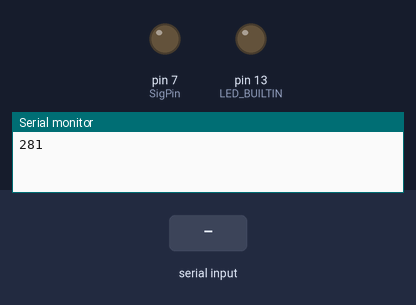
This sketch was run on a simulated Arduino Uno, built with avr-gcc and run on an emulated ATmega328P. On the bench: output pins drawn as LEDs (lit = HIGH), the last lines printed to the serial monitor. The inputs (shaded band) are chosen by the test bench.

Above: at 1.2 s.
1.3 s: "r" received over Serial
At 2.8 s:
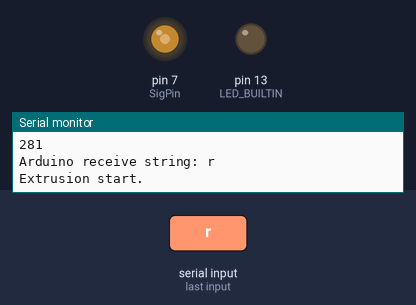
3.8 s: "s" received over Serial
At 5.0 s:
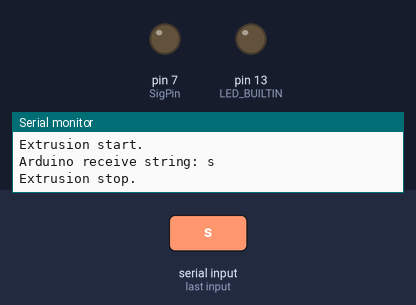
5.3 s: "t" received over Serial
At 7.2 s:
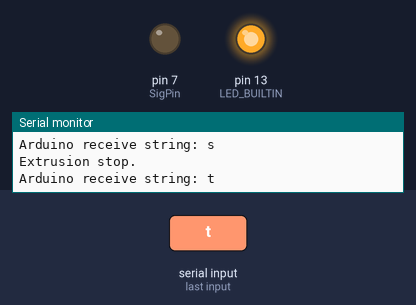
7.8 s: "r" received over Serial
At 10.0 s:
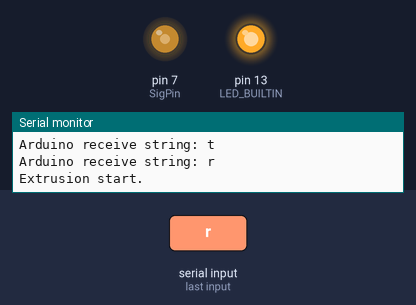
10.3 s: "1" received over Serial
At 11.1 s:
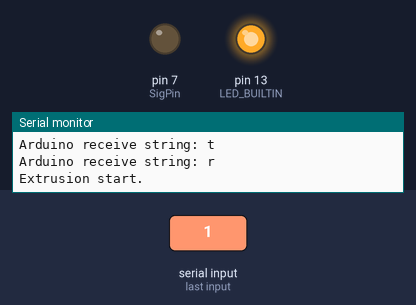
Timing chart, 0 to 12.8 s (numbered marks = the images above; inputs shaded):
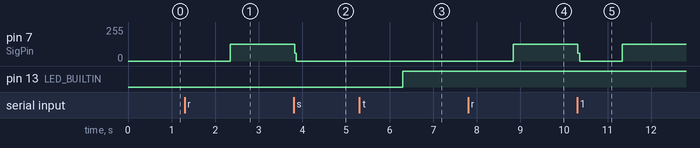

The sketch:

ExtrusionController.ino
```cpp
// Controled by serial
// f = 250Hz 传动比3:1 大齿轮为34mm MS3=0 MS2=MS1=1 1/8 STEP
// 250*1.8/360/3*3.1415*34/8 = 5.56MM/S

#define SigPin 7 // port
#define StepAngle 1.8 // degree
#define TransmissionRatio 3
#define Diameter 34 //mm
#define Division 16
#define Pi 3.1415926

float ExtrutionVelocity = 2;// mm/s
int interval;
struct stepper {
  bool power = false;
  bool dir;
  int interval = 2000;
};
stepper extrusion;

void setup() {
  Serial.begin(9600);
  pinMode(SigPin,OUTPUT);
  pinMode(LED_BUILTIN, OUTPUT);
  float freq = (ExtrutionVelocity*Division*360*TransmissionRatio*Pi/(StepAngle*Diameter));
  extrusion.interval = (int)(500.0*1000.0/freq);
  Serial.println(extrusion.interval);
}

void loop() {
  if (Serial.available()>0) {
    String data = Serial.readString();
    Serial.println("Arduino receive string: "+data);
    if (data == "r")
    {
      extrusion.power = true;
      Serial.println("Extrusion start.");
    }
    else if (data == "s")
    {
      extrusion.power = false;
      Serial.println("Extrusion stop.");
    }
    else if  (data == "t")
    // this part is used for testing serial
    {
      if (digitalRead(LED_BUILTIN)){
        digitalWrite(LED_BUILTIN, LOW);
      }
      else {
        digitalWrite(LED_BUILTIN, HIGH);
        }
    }
  }
  if (extrusion.power){
      digitalWrite(SigPin, HIGH);
      delayMicroseconds(extrusion.interval);
      digitalWrite(SigPin, LOW);
      delayMicroseconds(extrusion.interval);
  }
}
```

Measured:
- after the input at 1.3 s, pin 7 (SigPin): 0/255 → 125/255 after 1.0 s
- after the input at 3.8 s, pin 7 (SigPin): 125/255 → 0/255 at once
- after the input at 5.3 s, pin 13 (LED_BUILTIN): LOW → HIGH after 1.0 s
- after the input at 7.8 s, pin 7 (SigPin): 0/255 → 125/255 after 1.0 s
- after the input at 10.3 s, pin 7 (SigPin): 125/255 → 0/255 at once, → 125/255 1.0 s later
